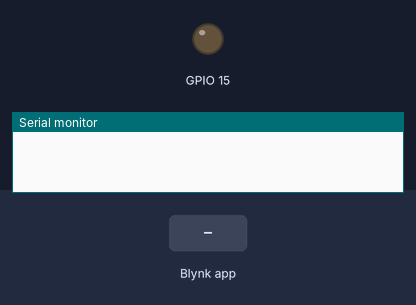
Bench run of a sketch on a simulated ESP32. Shown: output pins drawn as LEDs (lit = HIGH), the last lines printed to the serial monitor. Inputs (shaded band) come from the test bench. WiFi joins after 1.5 s; servers stay silent unless stated.

Above: at 3.0 s.
3.1 s: Blynk app writes 1 to V0
At 3.5 s:
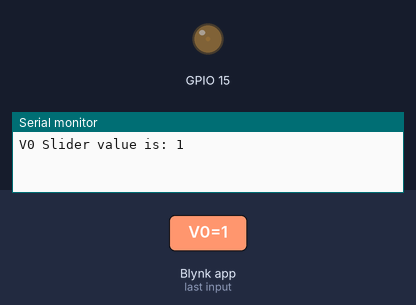
4.6 s: Blynk app writes 200 to V0
At 5.8 s:
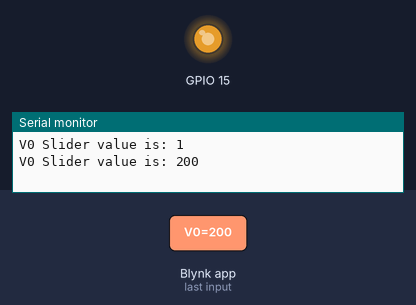
6.1 s: Blynk app writes 0 to V0
At 7.1 s:
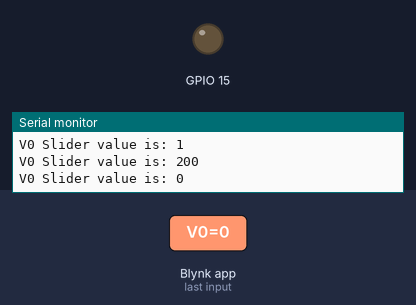
Timing chart, 0 to 9.1 s (numbered marks = the images above; inputs shaded):
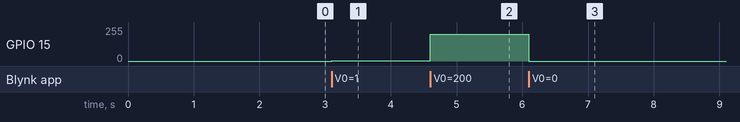

The sketch:

Brightness_With_Blynk.ino
```cpp
// (licence header left out)
/* Comment this out to disable prints and save space */
#define BLYNK_PRINT Serial


#include <WiFi.h>
#include <BlynkSimpleEsp32.h>
//#define RelayPin1 15  //D23
// You should get Auth Token in the Blynk App.
// Go to the Project Settings (nut icon).
char auth[] = "wvYkclKVaHb0Z7VM4zTPWQKKo6aA98hm";

// Your WiFi credentials.
// Set password to "" for open networks.
char ssid[] = "Xiaomi_D159";
char pass[] = "A5%Jimish";

BLYNK_WRITE(V0)
{
  int pinValue = param.asInt(); // assigning incoming value from pin V1 to a variable
  // You can also use:
//   String pinValue = param.asStr();
  // double d = param.asDouble();
  ledcAttachPin(15, 0);
//  ledcAttachPin(15, pinValue);
  ledcWrite(0, pinValue);
  Blynk.virtualWrite(V3, pinValue);
  Serial.print("V0 Slider value is: ");
  Serial.println(pinValue);
}


void setup()
{
  // Debug console
  Serial.begin(9600);

  Blynk.begin(auth, ssid, pass);
  // You can also specify server:
  //Blynk.begin(auth, ssid, pass, "blynk-cloud.com", 80);
  //Blynk.begin(auth, ssid, pass, IPAddress(192,168,1,100), 8080);
}

void loop()
{
  Blynk.run();
}
```

Measured:
- after the input at 3.1 s, GPIO 15: 0/255 → 1/255 at once
- after the input at 4.6 s, GPIO 15: 1/255 → 199/255 at once
- after the input at 6.1 s, GPIO 15: 199/255 → 0/255 at once
